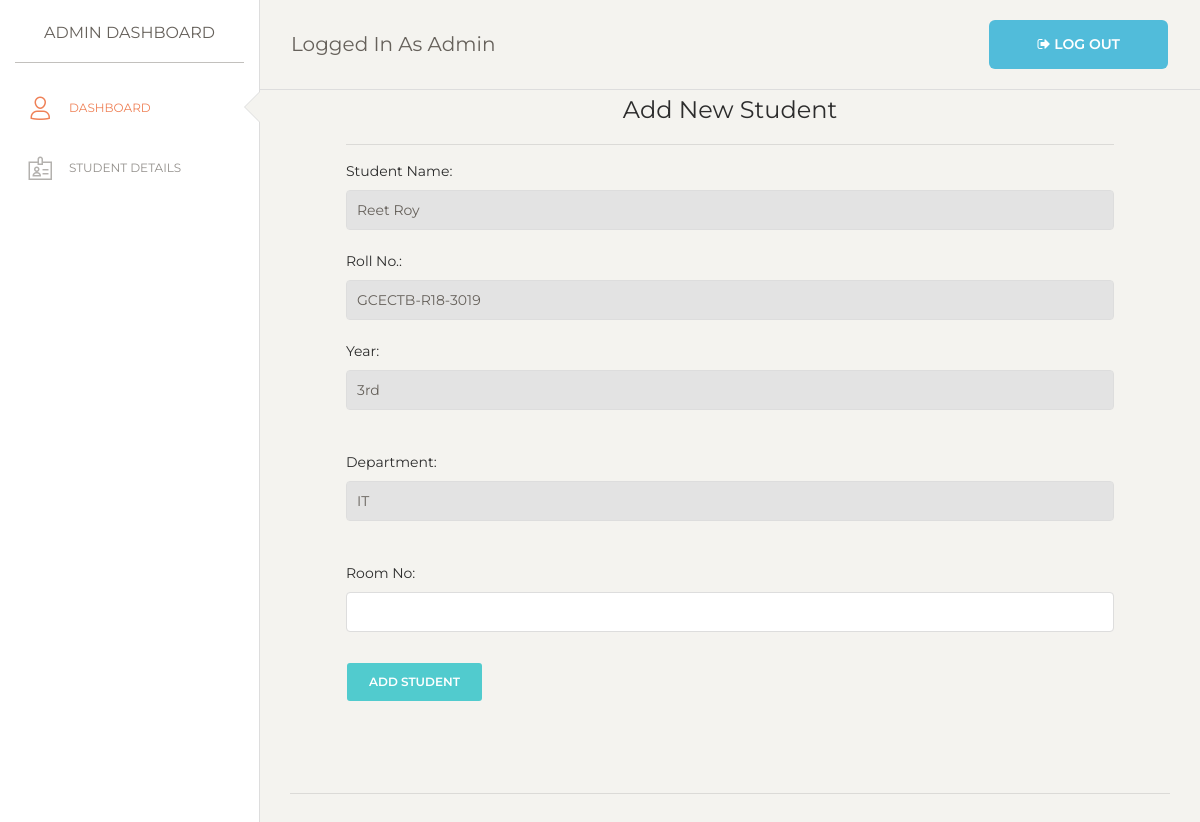
Page /add-student/4 (signed in) on the committed database.
### app.py (models this page shows, shortened)
class Applicants(db.Model):
    id = db.Column("id", db.Integer, primary_key=True)
    s_name = db.Column(db.String(30), nullable=False)
    email = db.Column(db.String(50), unique=True)
    password = db.Column(db.String(30), nullable=False)
    g_name = db.Column(db.String(30), nullable=False)
    address = db.Column(db.String(100), nullable=False)
    distance = db.Column(db.Integer, nullable=False)
    state = db.Column(db.String(30), nullable=False)
    roll = db.Column(db.String(30), unique=True)
    dept = db.Column(db.String(10), nullable=False)
    income = db.Column(db.Integer, nullable=False)
    year = db.Column(db.String(10), nullable=False)
    contact = db.Column(db.String(10), nullable=False)
    status = db.Column(db.String(10), nullable=False)
    fees_status = db.Column(db.String(10), nullable=False)
    image_file = db.Column(db.String(20), nullable=False)

### app.py (the view, shortened to what this page needs)
@app.route("/add-student/<id>", methods=["GET", "POST"])
def addstudent(id):
    if "admin" in session:
        student = Applicants.query.get_or_404(id)
        if student:
            return render_template("addstudent.html", student=student)
        else:
            return redirect(url_for("show_applicants"))
    else:
        flash("You are not logged in", "error")
        return render_template("login.html")

### templates/addstudent.html (shortened to what this page needs)
{% extends 'admin.html' %}
{% block style %}
<div class="sidebar-wrapper">
  <ul class="nav">
    <li class="active ">
      <a href="/admin">
        <i class="nc-icon nc-single-02"></i>
        <p>Dashboard</p>
      </a>
    </li>
    <li >
      <a href="/students">
        <i class="nc-icon nc-badge"></i>
        <p>Student Details</p>
      </a>
    </li>
  </ul>
</div>
{% endblock %}
{% block body %}
<div class="content">
<form action = '/add-student/{{student.id}}' method='POST' style="padding-left: 4em;padding-right: 4em;padding-bottom: 4em;padding-top: 0em;">
    <center><h4>Add New Student</h4></center>
    <hr>
    <div class="form-group">
    <label for="name">Student Name:</label>
    <input class="form-control" type="text" name="name" id="name" value="{{student.s_name}}" disabled>
    <br>
    <label for="roll"> Roll No.:</label>
    <input class="form-control" type="text" name="roll" id="roll" value="{{student.roll}}"rows=4 disabled>
    <br>
    <label for="year">Year:</label>
    <input class="form-control" type="text" name="year" id="year" value="{{student.year}}" disabled>
    <br>
    <br>
    <label for="dept">Department:</label>
    <input class="form-control" type="text" name="dept" id="dept" value="{{student.dept}}" disabled>
    <br>
    <br>
    <label for="room">Room No:</label>
    <input class="form-control" type="text" name="room" id="room" >
    <br>
    <input type="submit" value="Add Student" class="btn btn-primary">
    </div>
</form>
<hr>
</div>
{% endblock %}

### rows in the picture
Applicants: name "Reet Roy", roll "GCECTB-R18-3019", year "3rd", dept "IT"
